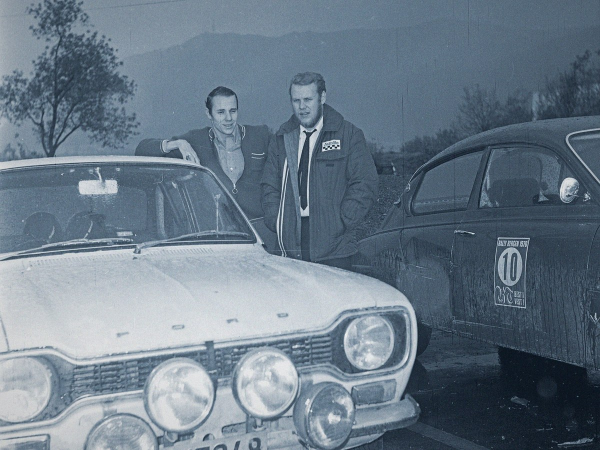
#> input picture films/video-003-isdal/stills/bergen1970.jpg, 1200 x 900 px, given in place of station.jpg, which was not available (shown at 1/2 size)
$ python prep_plates.py ../../films/video-003-isdal/stills/bergen1970.jpg
#> lines starting #> are read from the running program, lines starting #| are printed output that depends on the picture; pictures that were not available may be replaced by others from this repository, and a replacement may not be noted
#> (reads films/video-003-isdal/stills.json from the repository)
#!/usr/bin/env python3
"""Prep still plates for the film engine: cover-crop -> duotone -> grain -> vignette.

Input  films/<film>/stills/raw/<id>.jpg   (from fetch_stills.py)
Output films/<film>/stills/<id>.jpg       (cold Nordic archival plates, deterministic)

Every plate ends up in the film's ice-dossier palette (shadows #0F1A26, mids steel-blue,
highlights paper-white) so real photographs sit inside the drawn world without clashing.

Usage: python3 prep_plates.py <film-dir> [--force]
"""
import json, os, sys
import numpy as np
from PIL import Image, ImageOps

HERE = os.path.dirname(os.path.abspath(__file__))
STOPS = [(15, 26, 38), (110, 134, 154), (237, 239, 240)]   # shadow / mid / highlight


def lut():
    """256-entry per-channel duotone LUT from the 3 colour stops."""
    xs = [0, 132, 255]
    table = [[], [], []]
    for c in range(3):
        for i in range(256):
            if i <= xs[1]:
                u = i / xs[1]
                v = STOPS[0][c] + (STOPS[1][c] - STOPS[0][c]) * u
            else:
                u = (i - xs[1]) / (255 - xs[1])
                v = STOPS[1][c] + (STOPS[2][c] - STOPS[1][c]) * u
            table[c].append(int(round(v)))
#> in main, im is the input picture: PIL image 1200x900 RGB; mean R, G, B 106.1, 121.6, 135.5
    return table


def cover_crop(im, aspect):
    tw, th = aspect
    w, h = im.size
#> w = 1200; h = 900
    target = tw / th
    cur = w / h
#> cur = 1.33
    if cur > target:                      # too wide -> crop width
        nw = int(round(h * target))
#> nw = 720
        x0 = (w - nw) // 2
#> x0 = 240
        im = im.crop((x0, 0, x0 + nw, h))
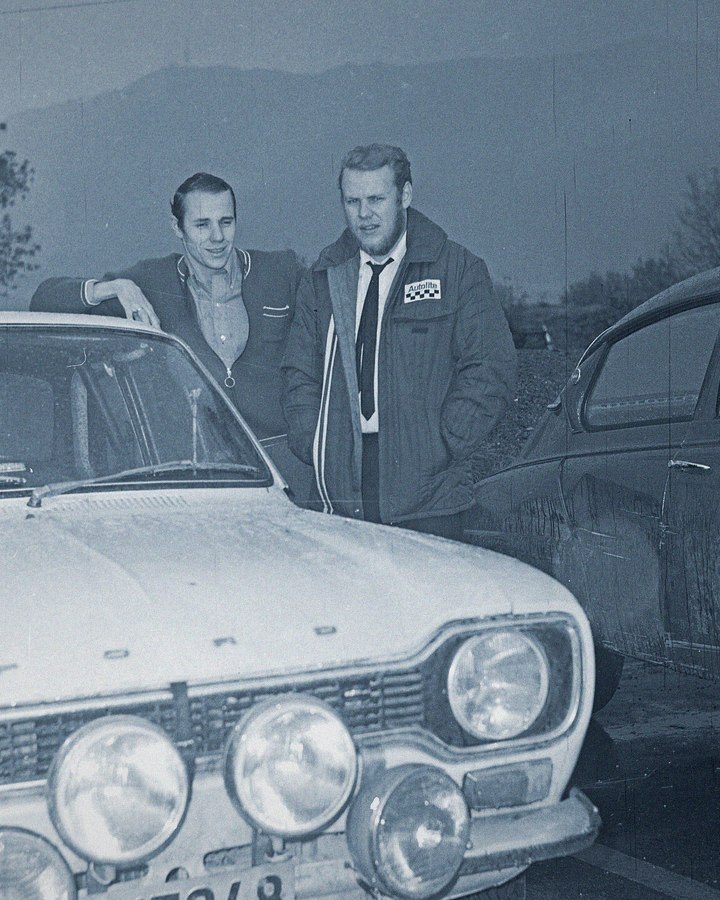
#> im: PIL image 720x900 RGB; mean R, G, B 112.4, 128.8, 143.2
    else:                                 # too tall -> crop height (bias slightly up: skies/faces)
        nh = int(round(w / target))
        y0 = int((h - nh) * 0.42)
        im = im.crop((0, y0, w, y0 + nh))
    return im


def main():
    film = sys.argv[1].rstrip("/")
    force = "--force" in sys.argv
    manifest = json.load(open(f"{film}/stills.json", encoding="utf-8"))
    table = lut()
    rng = np.random.default_rng(1970)
    for plate in manifest["plates"]:
        pid, aspect = plate["id"], plate["aspect"]
        src, dst = f"{film}/stills/raw/{pid}.jpg", f"{film}/stills/{pid}.jpg"
        if os.path.exists(dst) and not force:
            print(f"skip {pid}"); continue
        im = Image.open(src)
        im = cover_crop(im, aspect)
        w = 1200
        im = im.resize((w, int(round(w * aspect[1] / aspect[0]))), Image.LANCZOS)
#> im: PIL image 1200x1500 RGB
        g = ImageOps.autocontrast(im.convert("L"), cutoff=1)
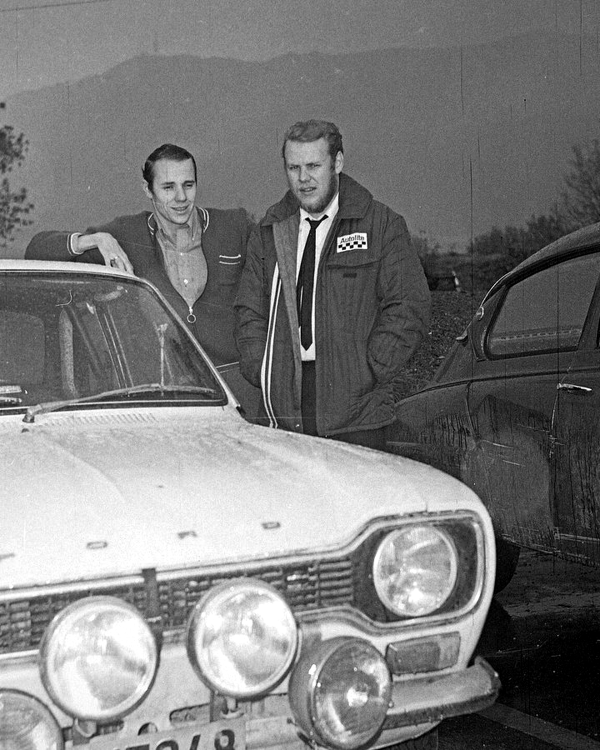
#> g: PIL image 1200x1500 L (shown at 1/2 size); min 0, max 255, mean 122.3
        # duotone via per-channel LUT applied to the luma channel
        r = g.point(table[0]); gg = g.point(table[1]); b = g.point(table[2])
#> after `r = g.point(table[0])`:
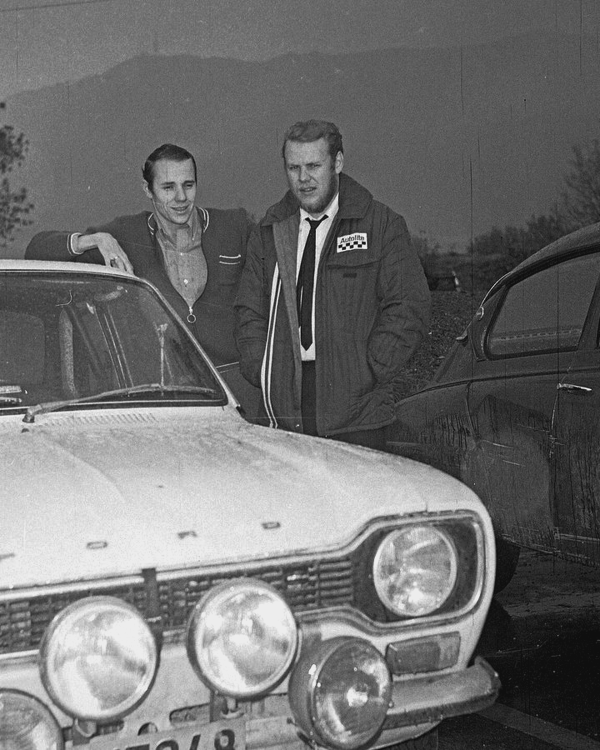
#> r: PIL image 1200x1500 L (shown at 1/2 size); min 15, max 237, mean 110.1
#> after `gg = g.point(table[1])`:
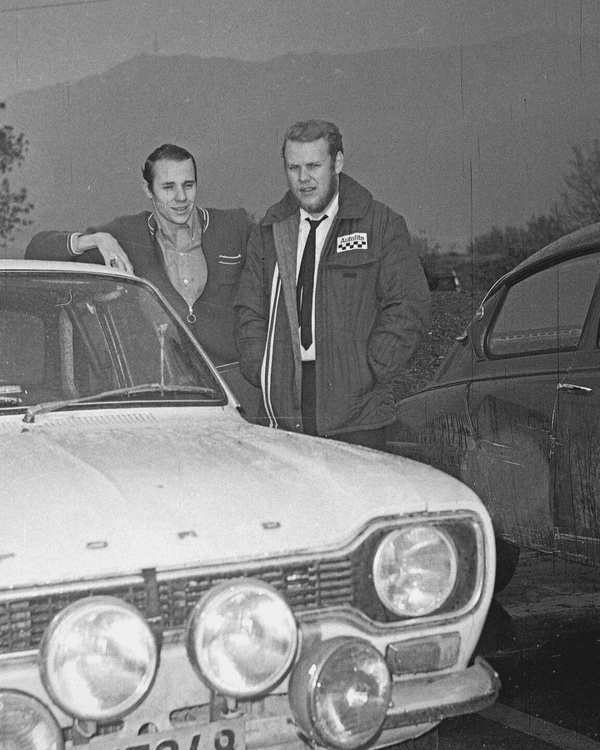
#> gg: PIL image 1200x1500 L (shown at 1/2 size); min 26, max 239, mean 126.8
        out = Image.merge("RGB", (r, gg, b))
        a = np.asarray(out).astype(np.float32)
        # grain
        a += rng.normal(0.0, 5.5, a.shape).astype(np.float32)
        # vignette
        hh, ww = a.shape[:2]
#> hh = 1500; ww = 1200
        yy, xx = np.mgrid[0:hh, 0:ww]
        cx, cy = ww / 2, hh / 2
#> cx = 600; cy = 750
        d = np.sqrt(((xx - cx) / cx) ** 2 + ((yy - cy) / cy) ** 2) / np.sqrt(2)
        a *= (1.0 - 0.18 * np.clip(d, 0, 1) ** 2)[:, :, None]
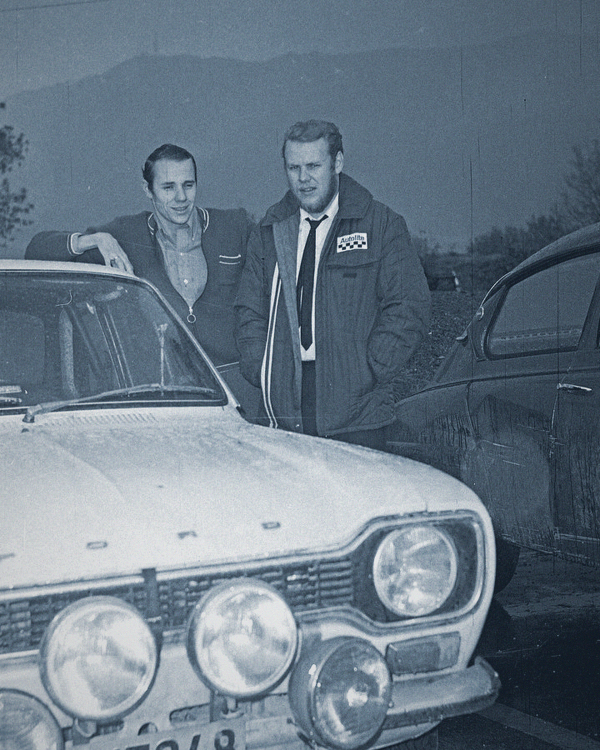
#> a: shape (1500, 1200, 3) float32 (shown at 1/2 size); mean R, G, B 103.7, 119.4, 133; drawn with min black and max white
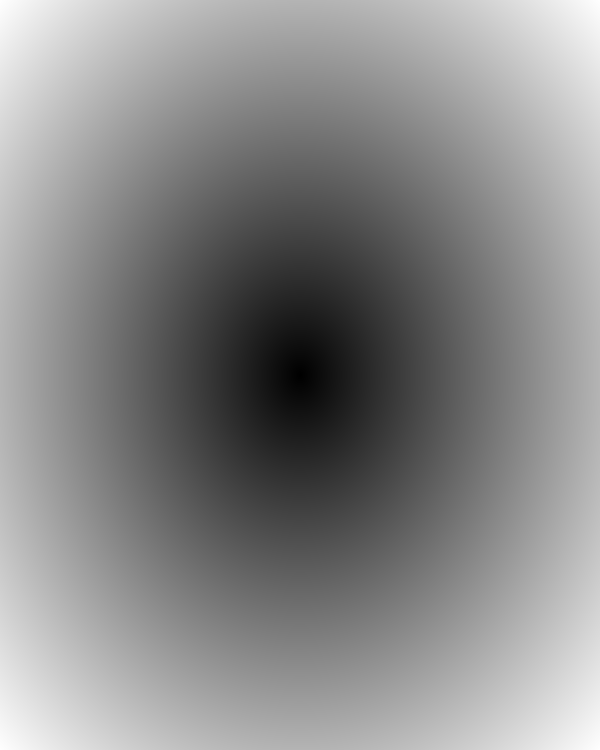
#> d: shape (1500, 1200) float64 (shown at 1/2 size); min 0, max 1, mean 0.541
        out = Image.fromarray(np.clip(a, 0, 255).astype(np.uint8))
        out.save(dst, quality=87, progressive=True)
        print(f"OK   {pid:16s} {out.size[0]}x{out.size[1]}")
#| OK   station          1200x1500


if __name__ == "__main__":
#> (the run stopped early here; a loop or call above may not have finished)
